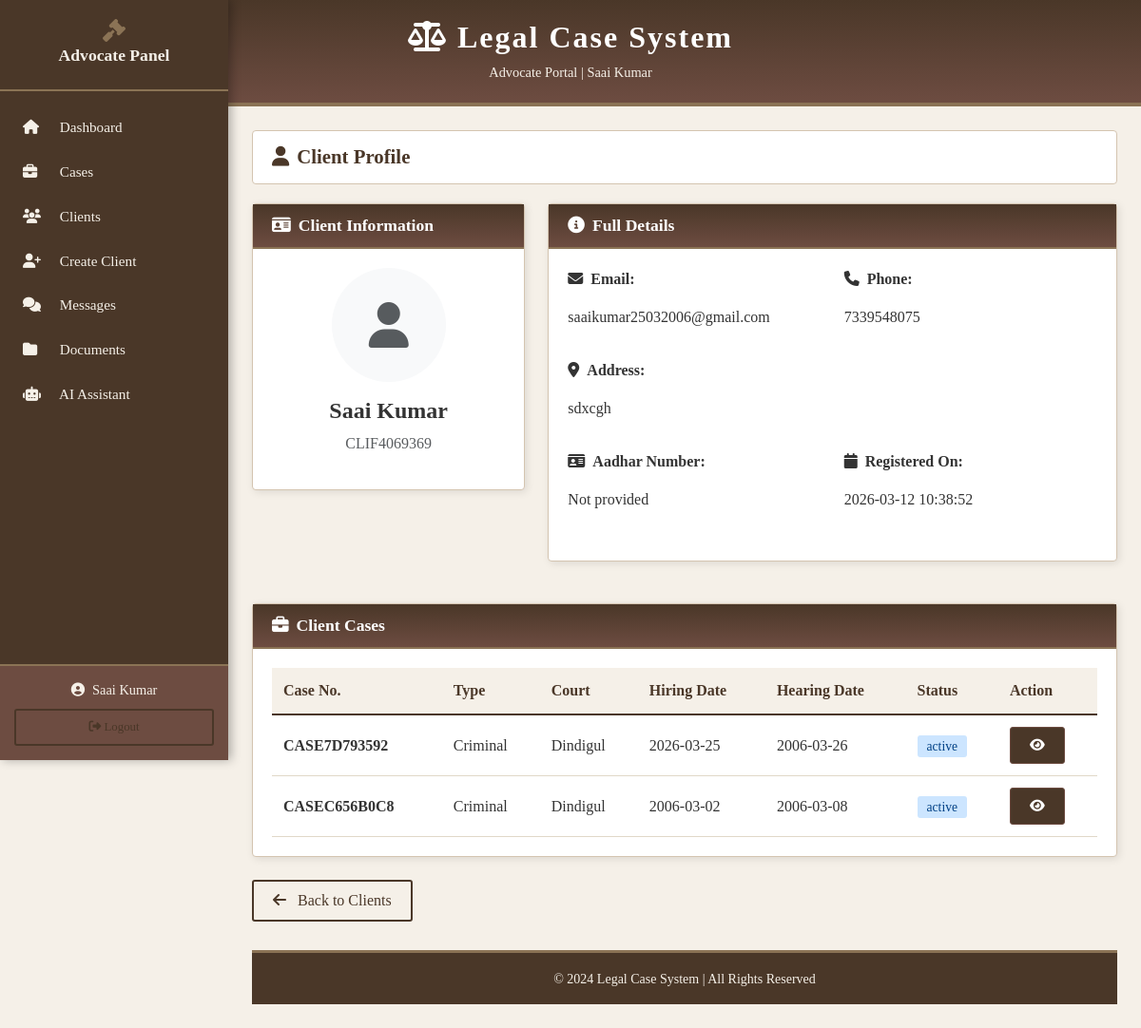
The page /advocate/client/1 (signed in) on the database its author committed.
### tables this page shows
CREATE TABLE clients (
        id INTEGER PRIMARY KEY AUTOINCREMENT,
        client_id TEXT UNIQUE NOT NULL,
        password TEXT NOT NULL,
        name TEXT NOT NULL,
        email TEXT UNIQUE NOT NULL,
        phone TEXT,
        address TEXT,
        created_at TIMESTAMP DEFAULT CURRENT_TIMESTAMP
    , aadhar_number TEXT, profile_image TEXT);

CREATE TABLE cases (
        id INTEGER PRIMARY KEY AUTOINCREMENT,
        case_number TEXT UNIQUE NOT NULL,
        client_id INTEGER NOT NULL,
        advocate_id INTEGER NOT NULL,
        court_name TEXT NOT NULL,
        case_type TEXT NOT NULL,
        hiring_date DATE NOT NULL,
        hearing_date DATE,
        case_result TEXT DEFAULT 'pending',
        description TEXT,
        status TEXT DEFAULT 'active',
        created_at TIMESTAMP DEFAULT CURRENT_TIMESTAMP,
        FOREIGN KEY (client_id) REFERENCES clients(id),
        FOREIGN KEY (advocate_id) REFERENCES advocates(id)
    );

### app.py (the view)
@app.route('/advocate/client/<int:client_id>')
@login_required
def advocate_view_client(client_id):
    if session['user_type'] != 'advocate':
        return redirect(url_for('login'))
    conn = get_db_connection()
    client = conn.execute('SELECT * FROM clients WHERE id = ?', (client_id,)).fetchone()
    if not client:
        conn.close()
        return redirect(url_for('advocate_clients'))
    cases = conn.execute('''SELECT * FROM cases
        WHERE client_id = ? AND advocate_id = ?
        ORDER BY created_at DESC''',
        (client_id, session['user_id'])).fetchall()
    conn.close()
    return render_template('advocate_view_client.html', client=client, cases=cases)

### app.py (called while the page is built)
def get_db_connection():
    conn = sqlite3.connect('advocate_system.db')
    conn.row_factory = sqlite3.Row
    return conn

def login_required(f):
    @wraps(f)
    def decorated_function(*args, **kwargs):
        if 'user_id' not in session or 'user_type' not in session:
            return redirect(url_for('login'))
        return f(*args, **kwargs)
    return decorated_function

### templates/advocate_view_client.html (shortened to what this page needs)
{% extends "base.html" %}
{% block content %}
<div class="trad-header">
    <h1><i class="fas fa-balance-scale"></i> Legal Case System</h1>
    <div class="subtitle">Advocate Portal | {{ session['user_name'] }}</div>
</div>
<div class="trad-sidebar">
    <div class="trad-sidebar-header">
        <i class="fas fa-gavel"></i>
        <h4>Advocate Panel</h4>
    </div>
    <div class="trad-sidebar-menu">
        <a href="{{ url_for('advocate_dashboard') }}">
            <i class="fas fa-home"></i> Dashboard
        </a>
        <a href="{{ url_for('advocate_cases') }}">
            <i class="fas fa-briefcase"></i> Cases
        </a>
        <a href="{{ url_for('advocate_clients') }}">
            <i class="fas fa-users"></i> Clients
        </a>
        <a href="{{ url_for('advocate_create_client') }}">
            <i class="fas fa-user-plus"></i> Create Client
        </a>
        <a href="{{ url_for('advocate_messages') }}">
            <i class="fas fa-comments"></i> Messages
        </a>
        <a href="{{ url_for('advocate_documents') }}">
            <i class="fas fa-folder"></i> Documents
        </a>
        <a href="{{ url_for('ai_assistant') }}">
            <i class="fas fa-robot"></i> AI Assistant
        </a>
    </div>
    <div class="trad-sidebar-user">
        <div class="user-name">
            <i class="fas fa-user-circle me-2"></i>{{ session['user_name'] }}
        </div>
        <a href="{{ url_for('logout') }}" class="btn btn-sm btn-trad-outline w-100 mt-2" style="font-size:0.8rem;">
            <i class="fas fa-sign-out-alt"></i> Logout
        </a>
    </div>
</div>
<div class="trad-main">
    <div class="trad-page-header">
        <h2><i class="fas fa-user me-2"></i>Client Profile</h2>
    </div>
    <div class="row mb-4">
        <div class="col-md-4">
            <div class="trad-card">
                <div class="trad-card-header">
                    <h4><i class="fas fa-id-card me-2"></i>Client Information</h4>
                </div>
                <div class="trad-card-body text-center">
                    {% if client.profile_image %}
                    <img src="{{ url_for('static', filename='uploads/clients/' + client.id|string + '/' + client.profile_image) }}"
                         class="rounded-circle profile-img" width="120" height="120" alt="Profile">
                    {% else %}
                    <div class="rounded-circle bg-light d-flex align-items-center justify-content-center"
                         style="width:120px; height:120px; margin:0 auto;">
                        <i class="fas fa-user fa-3x text-muted"></i>
                    </div>
                    {% endif %}
                    <h4 class="mt-3">{{ client.name }}</h4>
                    <p class="text-muted">{{ client.client_id }}</p>
                </div>
            </div>
        </div>
        <div class="col-md-8">
            <div class="trad-card">
                <div class="trad-card-header">
                    <h4><i class="fas fa-info-circle me-2"></i>Full Details</h4>
                </div>
                <div class="trad-card-body">
                    <div class="row mb-3">
                        <div class="col-md-6">
                            <p><strong><i class="fas fa-envelope me-2"></i>Email:</strong></p>
                            <p>{{ client.email }}</p>
                        </div>
                        <div class="col-md-6">
                            <p><strong><i class="fas fa-phone me-2"></i>Phone:</strong></p>
                            <p>{{ client.phone or 'Not provided' }}</p>
                        </div>
                    </div>
                    <div class="row mb-3">
                        <div class="col-md-12">
                            <p><strong><i class="fas fa-map-marker-alt me-2"></i>Address:</strong></p>
                            <p>{{ client.address or 'Not provided' }}</p>
                        </div>
                    </div>
                    <div class="row mb-3">
                        <div class="col-md-6">
                            <p><strong><i class="fas fa-id-card me-2"></i>Aadhar Number:</strong></p>
                            <p>{{ client.aadhar_number or 'Not provided' }}</p>
                        </div>
                        <div class="col-md-6">
                            <p><strong><i class="fas fa-calendar me-2"></i>Registered On:</strong></p>
                            <p>{{ client.created_at }}</p>
                        </div>
                    </div>
                </div>
            </div>
        </div>
    </div>
    <div class="trad-card">
        <div class="trad-card-header">
            <h4><i class="fas fa-briefcase me-2"></i>Client Cases</h4>
        </div>
        <div class="trad-card-body">
            {% if cases %}
            <table class="trad-table">
                <thead>
                    <tr>
                        <th>Case No.</th>
                        <th>Type</th>
                        <th>Court</th>
                        <th>Hiring Date</th>
                        <th>Hearing Date</th>
                        <th>Status</th>
                        <th>Action</th>
                    </tr>
                </thead>
                <tbody>
                    {% for case in cases %}
                    <tr>
                        <td><strong>{{ case.case_number }}</strong></td>
                        <td>{{ case.case_type }}</td>
                        <td>{{ case.court_name }}</td>
                        <td>{{ case.hiring_date }}</td>
                        <td>{{ case.hearing_date or '-' }}</td>
                        <td><span class="status-{{ case.status }}">{{ case.status }}</span></td>
                        <td>
                            <a href="{{ url_for('advocate_case_detail', case_id=case.id) }}" class="btn btn-sm btn-trad">
                                <i class="fas fa-eye"></i>
                            </a>
                        </td>
                    </tr>
                    {% endfor %}
                </tbody>
            </table>
            {% else %}
            <div class="empty-state">
                <i class="fas fa-folder-open"></i>
                <p>No cases for this client</p>
            </div>
            {% endif %}
        </div>
    </div>
    <div class="mt-4">
        <a href="{{ url_for('advocate_clients') }}" class="btn btn-trad-outline">
            <i class="fas fa-arrow-left me-2"></i> Back to Clients
        </a>
    </div>
    <div class="trad-footer">
        <small>&copy; 2024 Legal Case System | All Rights Reserved</small>
    </div>
</div>
{% endblock %}

### templates/base.html (style rules this page uses)
:root { --primary-brown: #4a3728; --secondary-brown: #6d4c41; --cream: #f5f0e8; --dark-gold: #8b7355; --pure-black: #1a1a1a; --charcoal: #333333; --white: #ffffff; --light-cream: #faf8f5; }
* { margin: 0; padding: 0; box-sizing: border-box; }
body { font-family: 'Georgia', 'Times New Roman', serif; background-color: var(--cream); color: var(--charcoal); }
h1, h2, h3, h4, h5, h6 { font-family: 'Georgia', serif; font-weight: 600; }
.trad-header { background: linear-gradient(180deg, var(--primary-brown) 0%, var(--secondary-brown) 100%); padding: 20px 0; border-bottom: 4px solid var(--dark-gold); }
.trad-header h1 { color: var(--white); font-size: 2rem; text-align: center; letter-spacing: 2px; }
.trad-header .subtitle { color: var(--cream); text-align: center; font-size: 0.9rem; margin-top: 5px; }
.trad-sidebar { background: var(--primary-brown); min-height: 100vh; padding: 0; position: fixed; width: 240px; left: 0; top: 0; box-shadow: 3px 0 10px rgba(0,0,0,0.3); }
.trad-sidebar-header { padding: 20px 15px; border-bottom: 2px solid var(--dark-gold); text-align: center; }
.trad-sidebar-header h4 { color: var(--cream); font-size: 1.1rem; margin-bottom: 5px; }
.trad-sidebar-header i { color: var(--dark-gold); font-size: 1.5rem; }
.trad-sidebar-menu { padding: 15px 0; }
.trad-sidebar-menu a { display: block; padding: 12px 20px; color: var(--cream); text-decoration: none; border-left: 4px solid transparent; transition: all 0.3s; font-size: 0.95rem; }
.trad-sidebar-menu a i { width: 25px; margin-right: 10px; }
.trad-sidebar-user { position: absolute; bottom: 0; width: 100%; padding: 15px; background: var(--secondary-brown); border-top: 2px solid var(--dark-gold); }
.trad-sidebar-user .user-name { color: var(--cream); font-size: 0.9rem; text-align: center; }
.trad-main { margin-left: 240px; padding: 25px; min-height: 100vh; }
.trad-card { background: var(--white); border: 1px solid #d4c4b0; border-radius: 4px; margin-bottom: 20px; box-shadow: 2px 2px 8px rgba(0,0,0,0.1); }
.trad-card-header { background: linear-gradient(180deg, var(--primary-brown) 0%, var(--secondary-brown) 100%); color: var(--white); padding: 12px 20px; border-bottom: 2px solid var(--dark-gold); }
.trad-card-header h4 { font-size: 1.1rem; margin: 0; }
.trad-card-body { padding: 20px; }
.btn-trad { background: var(--primary-brown); color: var(--white); border: 1px solid var(--secondary-brown); padding: 8px 20px; border-radius: 3px; font-family: 'Georgia', serif; transition: all 0.3s; }
.btn-trad-outline { background: transparent; color: var(--primary-brown); border: 2px solid var(--primary-brown); padding: 8px 20px; border-radius: 3px; font-family: 'Georgia', serif; }
.trad-table { width: 100%; border-collapse: collapse; }
.trad-table thead th { background: var(--cream); color: var(--primary-brown); padding: 12px; text-align: left; border-bottom: 2px solid var(--primary-brown); font-family: 'Georgia', serif; font-weight: 600; }
.trad-table tbody td { padding: 12px; border-bottom: 1px solid #e0d8c8; }
.status-active { background: #cce5ff; color: #004085; padding: 4px 10px; border-radius: 3px; font-size: 0.85rem; }
.trad-page-header { background: var(--white); border: 1px solid #d4c4b0; padding: 15px 20px; margin-bottom: 20px; border-radius: 4px; }
.trad-page-header h2 { color: var(--primary-brown); font-size: 1.3rem; margin: 0; }
.trad-footer { background: var(--primary-brown); color: var(--cream); text-align: center; padding: 15px; margin-top: 30px; border-top: 3px solid var(--dark-gold); }

### rows shown on the page
clients: user_name "Saai Kumar", name "Saai Kumar", client_id "CLIF4069369", email "saaikumar25032006@gmail.com", phone "7339548075", address "sdxcgh", created_at "2026-03-12 10:38:52"
cases: case_number "CASE7D793592", case_type "Criminal", court_name "Dindigul", hiring_date "2026-03-25", hearing_date "2006-03-26", status "active"
cases: case_number "CASEC656B0C8", case_type "Criminal", court_name "Dindigul", hiring_date "2006-03-02", hearing_date "2006-03-08", status "active"

### other values the page prints
{{ client.aadhar_number or 'Not provided' }} "Not provided"
